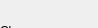
     <widget class="QWidget" name="deleteBox">
      <property name="geometry">
       <rect>
        <x>0</x>
        <y>0</y>
        <width>98</width>
        <height>28</height>
       </rect>
      </property>
      <attribute name="label">
       <string>Delete</string>
      </attribute>
      <widget class="QLabel" name="label_2">
       <property name="geometry">
        <rect>
         <x>0</x>
         <y>20</y>
         <width>101</width>
         <height>21</height>
        </rect>
       </property>
       <property name="text">
        <string>Choose arc</string>
       </property>
      </widget>
      <widget class="QSpinBox" name="chooseDeleteArc">
       <property name="geometry">
        <rect>
         <x>140</x>
         <y>20</y>
         <width>101</width>
         <height>22</height>
        </rect>
       </property>
       <property name="minimum">
        <number>-1</number>
       </property>
       <property name="maximum">
        <number>9999</number>
       </property>
       <property name="value">
        <number>-1</number>
       </property>
      </widget>
      <widget class="QPushButton" name="deleteButton">
       <property name="geometry">
        <rect>
         <x>20</x>
         <y>70</y>
         <width>211</width>
         <height>28</height>
        </rect>
       </property>
       <property name="text">
        <string>Delete selected arc</string>
       </property>
      </widget>
     </widget>
